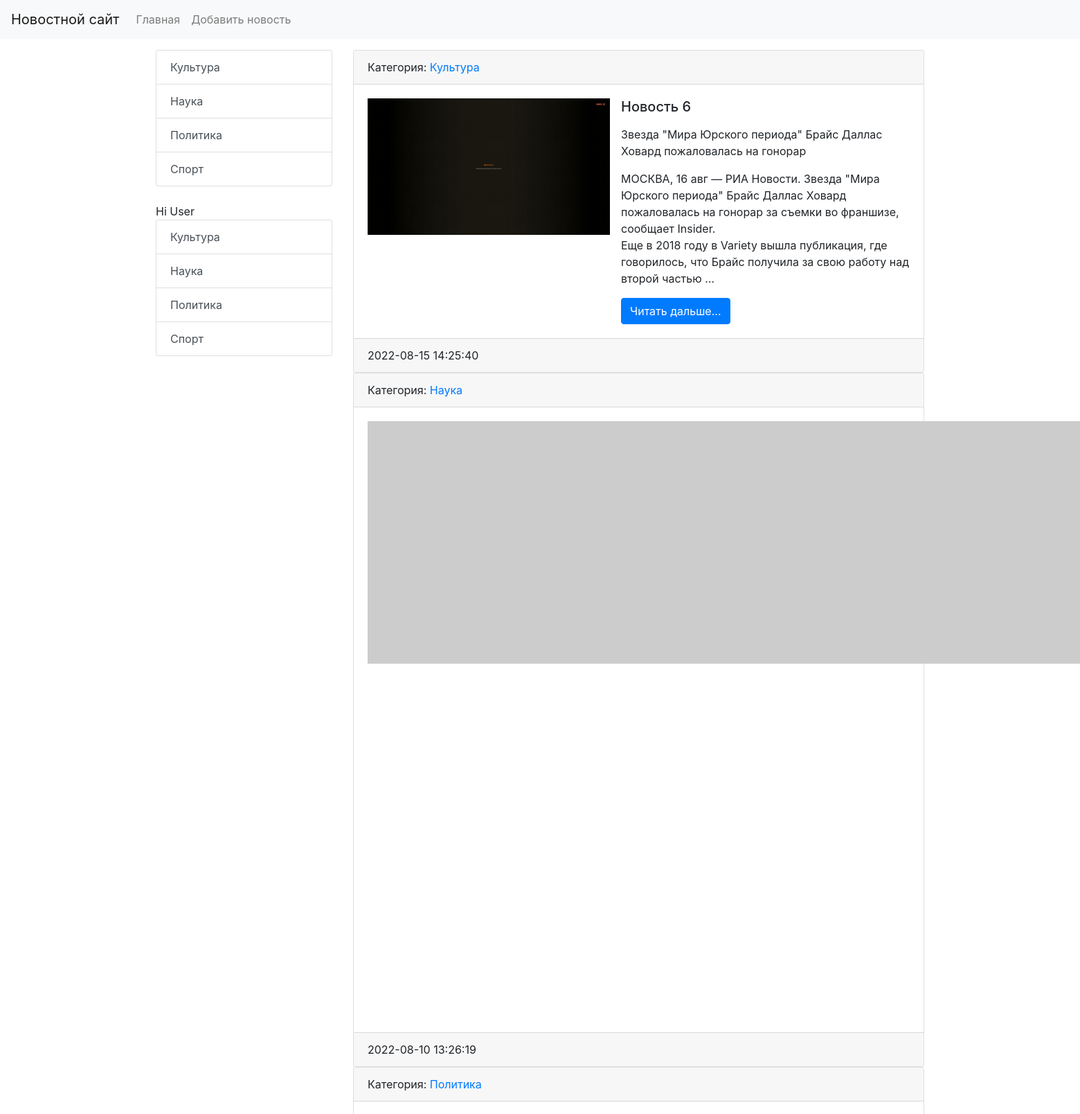
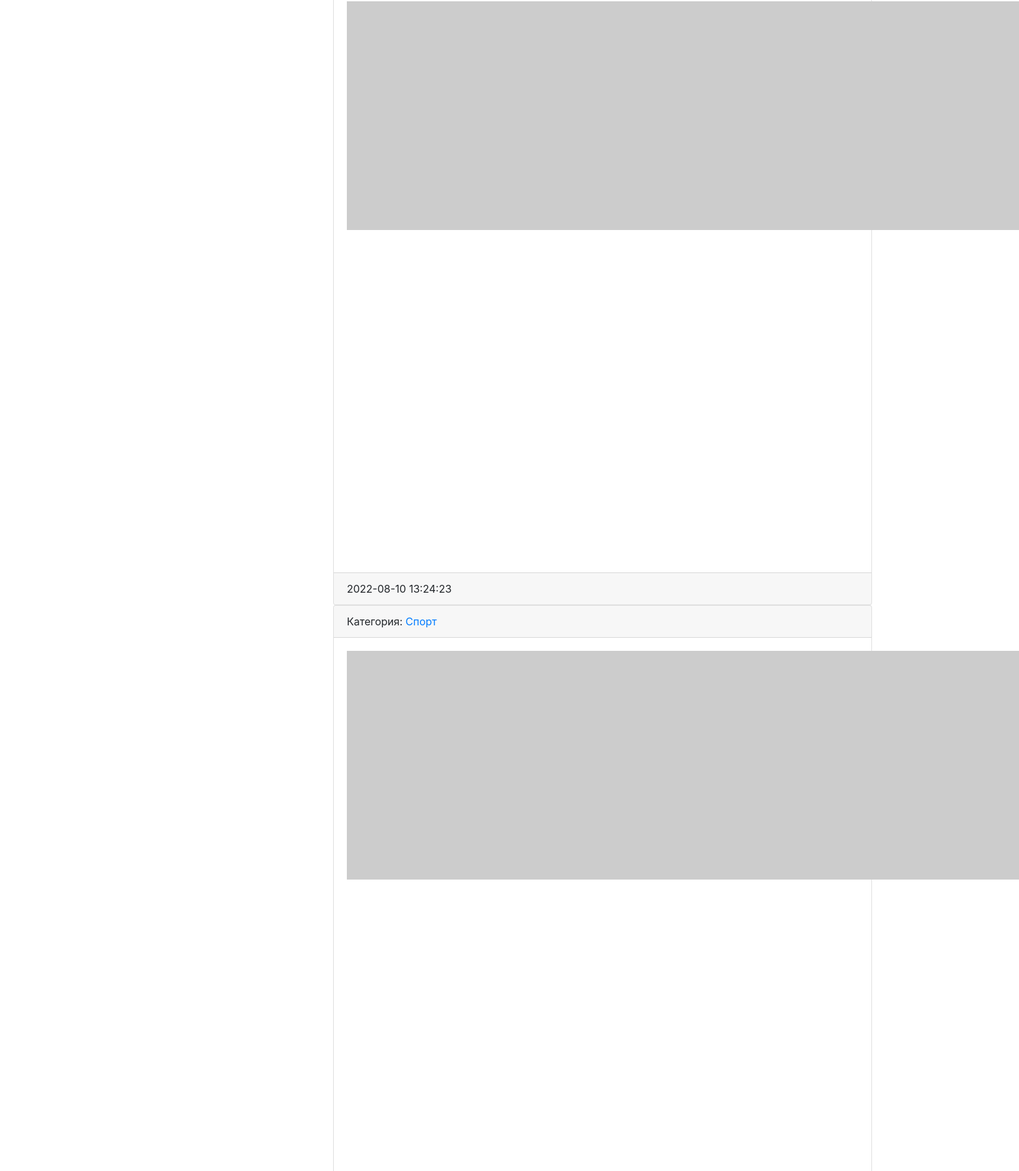
The page / (upper part) on the database its author committed (2 pictures, top to bottom).
### news/models.py (models this page shows, shortened)
class Category(models.Model):
    title = models.CharField(max_length=150, db_index=True, verbose_name='Наименование')
    def __str__(self):
        return self.title
    class Meta:
        verbose_name = 'Категория'
        verbose_name_plural = 'Категории'
        ordering = ['title']

class News (models.Model):
    title = models.CharField(max_length=150, verbose_name='Наименование')
    content = models.TextField(blank=True, verbose_name='Контент')
    created_at = models.DateTimeField(auto_now_add=True, verbose_name='Дата публикации')
    updated_at = models.DateTimeField(auto_now=True, verbose_name='Обновлено')
    photo = models.ImageField(upload_to='photos/%Y/%m/%d/', verbose_name='Фото', blank=True)
    is_published = models.BooleanField(default=True, verbose_name='Опубликовано')
    category = models.ForeignKey('Category', on_delete=models.PROTECT, null=True, verbose_name='Категория') #Связать модели БД
    class Meta:
        verbose_name = 'Новость' #Наименование в единственном числе в АДМ
        verbose_name_plural = 'Новости' #Наименование во множественном числе в АДИ
        ordering = ['-created_at'] #Сортировка вывода данных

### news/views.py (the view)
# urls.py: path('', index, name='home'),
def index(request):
    news = News.objects.all()
    context = {
        'news': news,
        'title': 'Список новостей',
    }
    return render(request, template_name='news/index.html', context=context)

### news/templatetags/news_tags.py (called while the page is built)
@register.simple_tag(name='get_list_categories')
def get_categories():
    return Category.objects.all()

@register.inclusion_tag('news/list_categories.html')
def show_categories(arg1 = 'hello', arg2 = 'world'):
    categories = Category.objects.all()
    return {"categories": categories, "arg1": arg1, "arg2": arg2}

### news/templates/news/index.html (shortened to what this page needs)
{% extends 'base.html' %}
{% block sidebar %}
{% include 'inc/_sidebar.html' %}
{% endblock %}
{% block content %}
{% for item in news %}
<div class="card" mb-3>
    <div class="card-header">
        Категория: <a href="{% url 'category' item.pk %}"> {{ item.category }}</a>
    </div>
    <div class="card-body">
        <div class="media">
            {% if item.photo %}
            <img src="{{ item.photo.url }}" alt="" width="350" class="mr-3">
            {% else %}
            <img src="https://picsum.photos/id/1060/350/300/?blur=2" alt="" class="mr-3">
            {% endif %}
            <div class="media-body">
                <h5 class="card-title">{{ item.title }}</h5>
                <p class="card-text">{{ item.content|safe|linebreaks|truncatewords:50 }}</p>
                <a href="#" class="btn btn-primary">Читать дальше...</a>
            </div>
        </div>
    </div>
    <div class="card-footer text - muted">
        {{ item.created_at|date:"Y-m-d H:i:s" }}
    </div>
</div>
{% endfor %}
{% endblock %}

### templates/inc/_sidebar.html
{% load news_tags %}
<div class="list-group">
    {% get_list_categories as categories%}
    {%for item in categories %}
    <a href="{% url 'category' item.pk %}" class="list-group-item list-group-item-action">{{ item.title}}</a>
    {% endfor %}
</div>
<br>
{% show_categories arg2='User' arg1='Hi' %}

### news/templates/news/list_categories.html
{% load news_tags %}
{{ arg1 }} {{ arg2 }}
<div class="list-group">
    {%for item in categories %}
    <a href="{% url 'category' item.pk %}" class="list-group-item list-group-item-action">{{ item.title }}</a>
    {% endfor %}
</div>

### rows shown on the page
Category: title "Культура"
Category: title "Наука"
Category: title "Политика"
Category: title "Спорт"
News: category "Культура", photo (picture), title "Новость 6", content "Звезда \"Мира Юрского периода\" Брайс Даллас Ховард пожаловалась на гонорар МОСКВА, 16 авг — РИА Новости. Звезда \"Мира Юрского периода\" Брайс Даллас Ховард пожаловалась на гонорар за съемки во франшизе, сообщает Insider. Еще в 2018 году в Variety вышла публикация, где говорилось, что Брайс получила за свою работу над второй частью …", created_at "2022-08-15 14:25:40"
News: category "Наука", created_at "2022-08-10 13:26:19"
News: category "Политика", created_at "2022-08-10 13:24:23"
News: category "Спорт"

### other values the page prints
{{ arg1 }} "Hi"
{{ arg2 }} "User"
